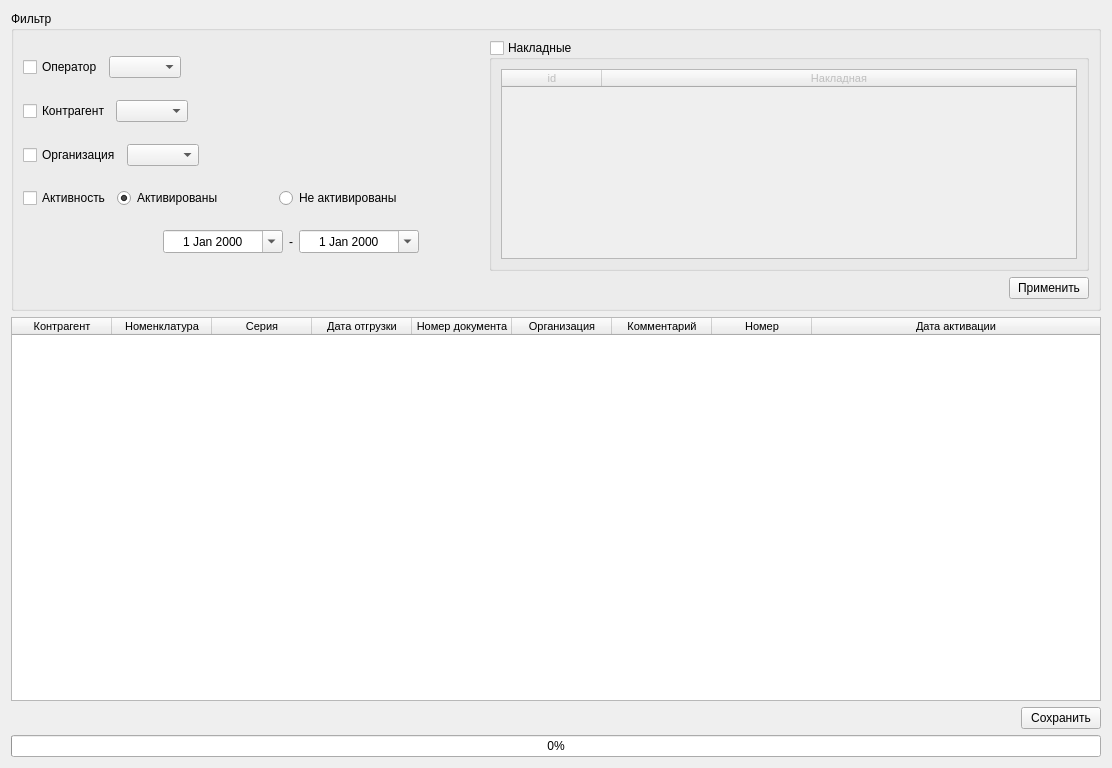
<?xml version="1.0" encoding="UTF-8"?>
<ui version="4.0">
 <class>make_document</class>
 <widget class="QWidget" name="make_document">
  <property name="geometry">
   <rect>
    <x>0</x>
    <y>0</y>
    <width>1112</width>
    <height>768</height>
   </rect>
  </property>
  <property name="sizePolicy">
   <sizepolicy hsizetype="Preferred" vsizetype="Minimum">
    <horstretch>0</horstretch>
    <verstretch>0</verstretch>
   </sizepolicy>
  </property>
  <property name="font">
   <font>
    <pointsize>9</pointsize>
   </font>
  </property>
  <property name="windowTitle">
   <string>Form</string>
  </property>
  <layout class="QGridLayout" name="gridLayout_3">
   <item row="0" column="0">
    <layout class="QVBoxLayout" name="verticalLayout_3">
     <item>
      <widget class="QGroupBox" name="groupBox_filter">
       <property name="sizePolicy">
        <sizepolicy hsizetype="Preferred" vsizetype="Minimum">
         <horstretch>0</horstretch>
         <verstretch>0</verstretch>
        </sizepolicy>
       </property>
       <property name="maximumSize">
        <size>
         <width>16777215</width>
         <height>300</height>
        </size>
       </property>
       <property name="title">
        <string>Фильтр</string>
       </property>
       <layout class="QGridLayout" name="gridLayout_2">
        <item row="0" column="0">
         <layout class="QVBoxLayout" name="verticalLayout_2">
          <item>
           <layout class="QHBoxLayout" name="horizontalLayout_7">
            <item>
             <layout class="QVBoxLayout" name="verticalLayout">
              <item>
               <layout class="QHBoxLayout" name="horizontalLayout">
                <item>
                 <widget class="QCheckBox" name="checkBox_f_oper">
                  <property name="text">
                   <string>Оператор</string>
                  </property>
                 </widget>
                </item>
                <item>
                 <widget class="QComboBox" name="comboBox_f_oper">
                  <property name="sizeAdjustPolicy">
                   <enum>QComboBox::AdjustToContents</enum>
                  </property>
                 </widget>
                </item>
                <item>
                 <spacer name="horizontalSpacer_5">
                  <property name="orientation">
                   <enum>Qt::Horizontal</enum>
                  </property>
                  <property name="sizeHint" stdset="0">
                   <size>
                    <width>40</width>
                    <height>20</height>
                   </size>
                  </property>
                 </spacer>
                </item>
               </layout>
              </item>
              <item>
               <layout class="QHBoxLayout" name="horizontalLayout_3">
                <item>
                 <widget class="QCheckBox" name="checkBox_f_firm">
                  <property name="text">
                   <string>Контрагент</string>
                  </property>
                 </widget>
                </item>
                <item>
                 <widget class="QComboBox" name="comboBox_f_firm">
                  <property name="sizeAdjustPolicy">
                   <enum>QComboBox::AdjustToContents</enum>
                  </property>
                 </widget>
                </item>
                <item>
                 <spacer name="horizontalSpacer_3">
                  <property name="orientation">
                   <enum>Qt::Horizontal</enum>
                  </property>
                  <property name="sizeHint" stdset="0">
                   <size>
                    <width>40</width>
                    <height>20</height>
                   </size>
                  </property>
                 </spacer>
                </item>
               </layout>
              </item>
              <item>
               <layout class="QHBoxLayout" name="horizontalLayout_5">
                <item>
                 <widget class="QCheckBox" name="checkBox_f_org">
                  <property name="text">
                   <string>Организация</string>
                  </property>
                 </widget>
                </item>
                <item>
                 <widget class="QComboBox" name="comboBox_f_org">
                  <property name="sizeAdjustPolicy">
                   <enum>QComboBox::AdjustToContents</enum>
                  </property>
                 </widget>
                </item>
                <item>
                 <spacer name="horizontalSpacer_2">
                  <property name="orientation">
                   <enum>Qt::Horizontal</enum>
                  </property>
                  <property name="sizeHint" stdset="0">
                   <size>
                    <width>40</width>
                    <height>20</height>
                   </size>
                  </property>
                 </spacer>
                </item>
               </layout>
              </item>
              <item>
               <layout class="QHBoxLayout" name="horizontalLayout_4">
                <item>
                 <widget class="QCheckBox" name="checkBox_f_active">
                  <property name="text">
                   <string>Активность</string>
                  </property>
                 </widget>
                </item>
                <item>
                 <widget class="QRadioButton" name="radioButton_fa_yes">
                  <property name="text">
                   <string>Активированы</string>
                  </property>
                  <property name="checked">
                   <bool>true</bool>
                  </property>
                 </widget>
                </item>
                <item>
                 <spacer name="horizontalSpacer_8">
                  <property name="orientation">
                   <enum>Qt::Horizontal</enum>
                  </property>
                  <property name="sizeType">
                   <enum>QSizePolicy::Fixed</enum>
                  </property>
                  <property name="sizeHint" stdset="0">
                   <size>
                    <width>50</width>
                    <height>17</height>
                   </size>
                  </property>
                 </spacer>
                </item>
                <item>
                 <widget class="QRadioButton" name="radioButton_fa_no">
                  <property name="text">
                   <string>Не активированы</string>
                  </property>
                 </widget>
                </item>
                <item>
                 <spacer name="horizontalSpacer_9">
                  <property name="orientation">
                   <enum>Qt::Horizontal</enum>
                  </property>
                  <property name="sizeHint" stdset="0">
                   <size>
                    <width>40</width>
                    <height>20</height>
                   </size>
                  </property>
                 </spacer>
                </item>
               </layout>
              </item>
              <item>
               <layout class="QHBoxLayout" name="horizontalLayout_2">
                <item>
                 <spacer name="horizontalSpacer_4">
                  <property name="orientation">
                   <enum>Qt::Horizontal</enum>
                  </property>
                  <property name="sizeType">
                   <enum>QSizePolicy::Fixed</enum>
                  </property>
                  <property name="sizeHint" stdset="0">
                   <size>
                    <width>140</width>
                    <height>20</height>
                   </size>
                  </property>
                 </spacer>
                </item>
                <item>
                 <widget class="QDateEdit" name="dateEdit_from">
                  <property name="minimumSize">
                   <size>
                    <width>120</width>
                    <height>0</height>
                   </size>
                  </property>
                  <property name="alignment">
                   <set>Qt::AlignCenter</set>
                  </property>
                  <property name="buttonSymbols">
                   <enum>QAbstractSpinBox::NoButtons</enum>
                  </property>
                  <property name="calendarPopup">
                   <bool>true</bool>
                  </property>
                 </widget>
                </item>
                <item>
                 <widget class="QLabel" name="label">
                  <property name="text">
                   <string>-</string>
                  </property>
                 </widget>
                </item>
                <item>
                 <widget class="QDateEdit" name="dateEdit_to">
                  <property name="minimumSize">
                   <size>
                    <width>120</width>
                    <height>0</height>
                   </size>
                  </property>
                  <property name="alignment">
                   <set>Qt::AlignCenter</set>
                  </property>
                  <property name="buttonSymbols">
                   <enum>QAbstractSpinBox::NoButtons</enum>
                  </property>
                  <property name="calendarPopup">
                   <bool>true</bool>
                  </property>
                 </widget>
                </item>
                <item>
                 <spacer name="horizontalSpacer_7">
                  <property name="orientation">
                   <enum>Qt::Horizontal</enum>
                  </property>
                  <property name="sizeHint" stdset="0">
                   <size>
                    <width>40</width>
                    <height>20</height>
                   </size>
                  </property>
                 </spacer>
                </item>
               </layout>
              </item>
             </layout>
            </item>
            <item>
             <widget class="QGroupBox" name="groupBox_nakl">
              <property name="sizePolicy">
               <sizepolicy hsizetype="Maximum" vsizetype="Preferred">
                <horstretch>0</horstretch>
                <verstretch>0</verstretch>
               </sizepolicy>
              </property>
              <property name="minimumSize">
               <size>
                <width>600</width>
                <height>0</height>
               </size>
              </property>
              <property name="title">
               <string>Накладные</string>
              </property>
              <property name="checkable">
               <bool>true</bool>
              </property>
              <property name="checked">
               <bool>false</bool>
              </property>
              <layout class="QGridLayout" name="gridLayout">
               <item row="0" column="0">
                <widget class="QTableWidget" name="tableWidget_nakl">
                 <property name="sizePolicy">
                  <sizepolicy hsizetype="Preferred" vsizetype="Preferred">
                   <horstretch>0</horstretch>
                   <verstretch>0</verstretch>
                  </sizepolicy>
                 </property>
                 <property name="font">
                  <font>
                   <pointsize>8</pointsize>
                   <weight>50</weight>
                   <bold>false</bold>
                  </font>
                 </property>
                 <property name="editTriggers">
                  <set>QAbstractItemView::NoEditTriggers</set>
                 </property>
                 <property name="selectionBehavior">
                  <enum>QAbstractItemView::SelectRows</enum>
                 </property>
                 <attribute name="horizontalHeaderStretchLastSection">
                  <bool>true</bool>
                 </attribute>
                 <attribute name="verticalHeaderDefaultSectionSize">
                  <number>27</number>
                 </attribute>
                 <column>
                  <property name="text">
                   <string>id</string>
                  </property>
                 </column>
                 <column>
                  <property name="text">
                   <string>Накладная</string>
                  </property>
                 </column>
                </widget>
               </item>
              </layout>
             </widget>
            </item>
           </layout>
          </item>
          <item>
           <layout class="QHBoxLayout" name="horizontalLayout_8">
            <item>
             <spacer name="horizontalSpacer">
              <property name="orientation">
               <enum>Qt::Horizontal</enum>
              </property>
              <property name="sizeHint" stdset="0">
               <size>
                <width>40</width>
                <height>20</height>
               </size>
              </property>
             </spacer>
            </item>
            <item>
             <widget class="QPushButton" name="pushButton_filter">
              <property name="text">
               <string>Применить</string>
              </property>
             </widget>
            </item>
           </layout>
          </item>
         </layout>
        </item>
       </layout>
      </widget>
     </item>
     <item>
      <widget class="QTableWidget" name="tableWidget_filter">
       <property name="font">
        <font>
         <pointsize>8</pointsize>
        </font>
       </property>
       <property name="editTriggers">
        <set>QAbstractItemView::NoEditTriggers</set>
       </property>
       <property name="selectionMode">
        <enum>QAbstractItemView::MultiSelection</enum>
       </property>
       <attribute name="horizontalHeaderStretchLastSection">
        <bool>true</bool>
       </attribute>
       <attribute name="verticalHeaderDefaultSectionSize">
        <number>27</number>
       </attribute>
       <column>
        <property name="text">
         <string>Контрагент</string>
        </property>
       </column>
       <column>
        <property name="text">
         <string>Номенклатура</string>
        </property>
       </column>
       <column>
        <property name="text">
         <string>Серия</string>
        </property>
       </column>
       <column>
        <property name="text">
         <string>Дата отгрузки</string>
        </property>
       </column>
       <column>
        <property name="text">
         <string>Номер документа</string>
        </property>
       </column>
       <column>
        <property name="text">
         <string>Организация</string>
        </property>
       </column>
       <column>
        <property name="text">
         <string>Комментарий</string>
        </property>
       </column>
       <column>
        <property name="text">
         <string>Номер</string>
        </property>
       </column>
       <column>
        <property name="text">
         <string>Дата активации</string>
        </property>
       </column>
      </widget>
     </item>
     <item>
      <layout class="QHBoxLayout" name="horizontalLayout_6">
       <item>
        <spacer name="horizontalSpacer_6">
         <property name="orientation">
          <enum>Qt::Horizontal</enum>
         </property>
         <property name="sizeHint" stdset="0">
          <size>
           <width>40</width>
           <height>20</height>
          </size>
         </property>
        </spacer>
       </item>
       <item>
        <widget class="QPushButton" name="pushButton_save">
         <property name="text">
          <string>Сохранить</string>
         </property>
        </widget>
       </item>
      </layout>
     </item>
     <item>
      <widget class="QProgressBar" name="progressBar">
       <property name="value">
        <number>0</number>
       </property>
       <property name="alignment">
        <set>Qt::AlignCenter</set>
       </property>
      </widget>
     </item>
    </layout>
   </item>
  </layout>
 </widget>
 <resources/>
 <connections/>
</ui>
